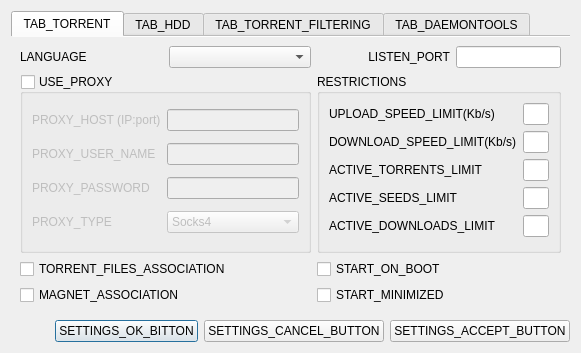
<?xml version="1.0" encoding="UTF-8"?>
<ui version="4.0">
 <class>SettingsDialog</class>
 <widget class="QDialog" name="SettingsDialog">
  <property name="geometry">
   <rect>
    <x>0</x>
    <y>0</y>
    <width>535</width>
    <height>341</height>
   </rect>
  </property>
  <property name="windowTitle">
   <string>SETTINGS_DIALOG</string>
  </property>
  <property name="windowIcon">
   <iconset resource="ltorrent.qrc">
    <normaloff>:/icons/app.ico</normaloff>:/icons/app.ico</iconset>
  </property>
  <layout class="QGridLayout" name="gridLayout_4">
   <item row="1" column="1">
    <widget class="QPushButton" name="OKButton">
     <property name="text">
      <string>SETTINGS_OK_BITTON</string>
     </property>
    </widget>
   </item>
   <item row="1" column="3">
    <widget class="QPushButton" name="applyButton">
     <property name="text">
      <string>SETTINGS_ACCEPT_BUTTON</string>
     </property>
    </widget>
   </item>
   <item row="1" column="2">
    <widget class="QPushButton" name="cancelButton">
     <property name="text">
      <string>SETTINGS_CANCEL_BUTTON</string>
     </property>
    </widget>
   </item>
   <item row="1" column="0">
    <spacer name="horizontalSpacer">
     <property name="orientation">
      <enum>Qt::Horizontal</enum>
     </property>
     <property name="sizeHint" stdset="0">
      <size>
       <width>168</width>
       <height>20</height>
      </size>
     </property>
    </spacer>
   </item>
   <item row="0" column="0" colspan="4">
    <widget class="QTabWidget" name="tabWidget">
     <property name="whatsThis">
      <string/>
     </property>
     <property name="autoFillBackground">
      <bool>true</bool>
     </property>
     <property name="tabShape">
      <enum>QTabWidget::Rounded</enum>
     </property>
     <property name="currentIndex">
      <number>0</number>
     </property>
     <property name="documentMode">
      <bool>true</bool>
     </property>
     <property name="tabsClosable">
      <bool>false</bool>
     </property>
     <property name="movable">
      <bool>true</bool>
     </property>
     <widget class="QWidget" name="tab_3">
      <attribute name="title">
       <string>TAB_TORRENT</string>
      </attribute>
      <layout class="QGridLayout" name="gridLayout_2">
       <item row="1" column="2" colspan="2">
        <widget class="QGroupBox" name="groupBox_2">
         <property name="title">
          <string>RESTRICTIONS</string>
         </property>
         <layout class="QGridLayout" name="gridLayout_3">
          <item row="0" column="0">
           <widget class="QLabel" name="label_6">
            <property name="whatsThis">
             <string>UPLOAD_SPEED_LIMIT_WIT</string>
            </property>
            <property name="text">
             <string>UPLOAD_SPEED_LIMIT(Kb/s)</string>
            </property>
           </widget>
          </item>
          <item row="0" column="1">
           <widget class="QLineEdit" name="uploadLimitEdit">
            <property name="whatsThis">
             <string>UPLOAD_SPEED_LIMIT</string>
            </property>
           </widget>
          </item>
          <item row="3" column="0">
           <widget class="QLabel" name="label_15">
            <property name="whatsThis">
             <string>ACTIVE_TORRENTS_LIMIT_WIT</string>
            </property>
            <property name="text">
             <string>ACTIVE_TORRENTS_LIMIT</string>
            </property>
           </widget>
          </item>
          <item row="3" column="1">
           <widget class="QLineEdit" name="activeLimitEdit">
            <property name="whatsThis">
             <string>ACTIVE_TORRENTS_LIMIT</string>
            </property>
           </widget>
          </item>
          <item row="2" column="0">
           <widget class="QLabel" name="label_7">
            <property name="whatsThis">
             <string>DOWNLOAD_SPEED_LIMIT_WIT</string>
            </property>
            <property name="text">
             <string>DOWNLOAD_SPEED_LIMIT(Kb/s)</string>
            </property>
           </widget>
          </item>
          <item row="2" column="1">
           <widget class="QLineEdit" name="downloadLimitEdit">
            <property name="whatsThis">
             <string>DOWNLOAD_SPEED_LIMIT</string>
            </property>
           </widget>
          </item>
          <item row="4" column="0">
           <widget class="QLabel" name="label_16">
            <property name="whatsThis">
             <string>ACTIVE_SEEDS_LIMIT_WIT</string>
            </property>
            <property name="text">
             <string>ACTIVE_SEEDS_LIMIT</string>
            </property>
           </widget>
          </item>
          <item row="4" column="1">
           <widget class="QLineEdit" name="activeSeedLimitEdit">
            <property name="whatsThis">
             <string>ACTIVE_SEEDS_LIMIT</string>
            </property>
           </widget>
          </item>
          <item row="5" column="0">
           <widget class="QLabel" name="label_17">
            <property name="whatsThis">
             <string>ACTIVE_DOWNLOADS_LIMIT_WIT</string>
            </property>
            <property name="text">
             <string>ACTIVE_DOWNLOADS_LIMIT</string>
            </property>
           </widget>
          </item>
          <item row="5" column="1">
           <widget class="QLineEdit" name="activeDownloadLimitEdit">
            <property name="whatsThis">
             <string>ACTIVE_DOWNLOADS_LIMIT</string>
            </property>
           </widget>
          </item>
         </layout>
        </widget>
       </item>
       <item row="1" column="0" colspan="2">
        <widget class="QGroupBox" name="proxyGroupBox">
         <property name="enabled">
          <bool>true</bool>
         </property>
         <property name="title">
          <string>USE_PROXY</string>
         </property>
         <property name="checkable">
          <bool>true</bool>
         </property>
         <property name="checked">
          <bool>false</bool>
         </property>
         <layout class="QGridLayout" name="gridLayout">
          <item row="3" column="0">
           <widget class="QLabel" name="label_5">
            <property name="whatsThis">
             <string>PROXY_TYPE_WIT</string>
            </property>
            <property name="text">
             <string>PROXY_TYPE</string>
            </property>
           </widget>
          </item>
          <item row="1" column="1">
           <widget class="QLineEdit" name="proxyUsernameEdit">
            <property name="whatsThis">
             <string>PROXY_USER_NAME_WIT</string>
            </property>
           </widget>
          </item>
          <item row="0" column="1">
           <widget class="QLineEdit" name="proxyHostEdit">
            <property name="whatsThis">
             <string>PROXY_HOST_WIT</string>
            </property>
           </widget>
          </item>
          <item row="1" column="0">
           <widget class="QLabel" name="label_3">
            <property name="whatsThis">
             <string>PROXY_USER_NAME_WIT</string>
            </property>
            <property name="text">
             <string>PROXY_USER_NAME</string>
            </property>
           </widget>
          </item>
          <item row="0" column="0">
           <widget class="QLabel" name="label_2">
            <property name="whatsThis">
             <string>PROXY_HOST_WIT</string>
            </property>
            <property name="text">
             <string>PROXY_HOST (IP:port)</string>
            </property>
           </widget>
          </item>
          <item row="2" column="1">
           <widget class="QLineEdit" name="proxyPwdEdit">
            <property name="whatsThis">
             <string>PROXY_PASSWORD</string>
            </property>
           </widget>
          </item>
          <item row="3" column="1">
           <widget class="QComboBox" name="proxyTypeComboBox">
            <property name="whatsThis">
             <string>PROXY_TYPE</string>
            </property>
            <item>
             <property name="text">
              <string>Socks4</string>
             </property>
            </item>
            <item>
             <property name="text">
              <string>Socks5</string>
             </property>
            </item>
            <item>
             <property name="text">
              <string>Socks5 с паролем</string>
             </property>
            </item>
            <item>
             <property name="text">
              <string>http</string>
             </property>
            </item>
            <item>
             <property name="text">
              <string>http с паролем</string>
             </property>
            </item>
            <item>
             <property name="text">
              <string>i2p</string>
             </property>
            </item>
           </widget>
          </item>
          <item row="2" column="0">
           <widget class="QLabel" name="label_4">
            <property name="whatsThis">
             <string>PROXY_PASSWORD_WIT</string>
            </property>
            <property name="text">
             <string>PROXY_PASSWORD</string>
            </property>
           </widget>
          </item>
         </layout>
        </widget>
       </item>
       <item row="0" column="2">
        <widget class="QLabel" name="label">
         <property name="layoutDirection">
          <enum>Qt::LeftToRight</enum>
         </property>
         <property name="autoFillBackground">
          <bool>false</bool>
         </property>
         <property name="text">
          <string>LISTEN_PORT</string>
         </property>
         <property name="alignment">
          <set>Qt::AlignRight|Qt::AlignTrailing|Qt::AlignVCenter</set>
         </property>
        </widget>
       </item>
       <item row="0" column="3">
        <widget class="QLineEdit" name="portEdit"/>
       </item>
       <item row="0" column="1">
        <widget class="QComboBox" name="localeComboBox"/>
       </item>
       <item row="2" column="2">
        <widget class="QCheckBox" name="runOnbootCheckBox">
         <property name="whatsThis">
          <string>START_ON_BOOT_WIT</string>
         </property>
         <property name="text">
          <string>START_ON_BOOT</string>
         </property>
        </widget>
       </item>
       <item row="3" column="0" colspan="2">
        <widget class="QCheckBox" name="magnetAssociationCheckBox">
         <property name="whatsThis">
          <string>MAGNET_ASSOCIATION_WIT</string>
         </property>
         <property name="text">
          <string>MAGNET_ASSOCIATION</string>
         </property>
        </widget>
       </item>
       <item row="3" column="2">
        <widget class="QCheckBox" name="startMinimizedCheckBox">
         <property name="whatsThis">
          <string>START_MINIMIZED_WIT</string>
         </property>
         <property name="text">
          <string>START_MINIMIZED</string>
         </property>
        </widget>
       </item>
       <item row="2" column="0" colspan="2">
        <widget class="QCheckBox" name="asociationCheckBox">
         <property name="whatsThis">
          <string>TORRENT_FILES_ASSOCIATION_WIT</string>
         </property>
         <property name="text">
          <string>TORRENT_FILES_ASSOCIATION</string>
         </property>
        </widget>
       </item>
       <item row="0" column="0">
        <widget class="QLabel" name="label_8">
         <property name="text">
          <string>LANGUAGE</string>
         </property>
        </widget>
       </item>
      </layout>
     </widget>
     <widget class="QWidget" name="tab_2">
      <attribute name="title">
       <string>TAB_HDD</string>
      </attribute>
      <layout class="QGridLayout" name="gridLayout_17">
       <item row="0" column="0">
        <widget class="QCheckBox" name="lockFilesCheckBox">
         <property name="whatsThis">
          <string>LOCK_FILES_WIT</string>
         </property>
         <property name="text">
          <string>LOCK_FILES</string>
         </property>
        </widget>
       </item>
       <item row="1" column="0">
        <widget class="QLabel" name="label_19">
         <property name="whatsThis">
          <string>DISK_IO_CASH_MODE_WIT</string>
         </property>
         <property name="text">
          <string>DISK_IO_CASH_MODE</string>
         </property>
        </widget>
       </item>
       <item row="2" column="0">
        <widget class="QLabel" name="label_20">
         <property name="whatsThis">
          <string>CASH_SIZE_WIT</string>
         </property>
         <property name="text">
          <string>CASH_SIZE</string>
         </property>
        </widget>
       </item>
       <item row="2" column="1">
        <widget class="QLineEdit" name="casheSizeLineEdit"/>
       </item>
       <item row="1" column="1">
        <widget class="QComboBox" name="diskIOCasheModeComboBox">
         <item>
          <property name="text">
           <string>ENABLE_OS_CACHE</string>
          </property>
         </item>
         <item>
          <property name="text">
           <string>DISABLE_OS_CACHE_FOR_ALIGNED_FILES</string>
          </property>
         </item>
         <item>
          <property name="text">
           <string>DISABLE_OS_CACHE</string>
          </property>
         </item>
        </widget>
       </item>
       <item row="3" column="1">
        <widget class="QCheckBox" name="alowReorderedOpsCheckBox">
         <property name="whatsThis">
          <string>ALOW_REORDERED_OPERATIONS_WIT</string>
         </property>
         <property name="text">
          <string>ALOW_REORDERED_OPERATIONS</string>
         </property>
        </widget>
       </item>
       <item row="4" column="0">
        <widget class="QCheckBox" name="lowPrioDiskCheckBox">
         <property name="whatsThis">
          <string>LOW_PORIO_DISK_WIT</string>
         </property>
         <property name="text">
          <string>LOW_PORIO_DISK</string>
         </property>
        </widget>
       </item>
       <item row="4" column="1">
        <widget class="QCheckBox" name="useReadCasheCheckBox">
         <property name="whatsThis">
          <string>USE_READ_CASHE_WIT</string>
         </property>
         <property name="text">
          <string>USE_READ_CASHE</string>
         </property>
        </widget>
       </item>
       <item row="3" column="0">
        <widget class="QCheckBox" name="useDiskReadAheadCheckBox">
         <property name="whatsThis">
          <string>USE_DISK_READ_AHEAD_WIT</string>
         </property>
         <property name="text">
          <string>USE_DISK_READ_AHEAD</string>
         </property>
        </widget>
       </item>
      </layout>
     </widget>
     <widget class="QWidget" name="tab">
      <attribute name="title">
       <string>TAB_TORRENT_FILTERING</string>
      </attribute>
      <layout class="QGridLayout" name="gridLayout_13">
       <item row="0" column="0" rowspan="3">
        <widget class="QGroupBox" name="groupBox_3">
         <property name="maximumSize">
          <size>
           <width>150</width>
           <height>16777215</height>
          </size>
         </property>
         <property name="title">
          <string>FILTERING_GROUP</string>
         </property>
         <layout class="QGridLayout" name="gridLayout_5">
          <item row="0" column="1">
           <widget class="QListWidget" name="GroupsListWidget">
            <property name="whatsThis">
             <string>GROUP_LISTBOX_WIT</string>
            </property>
           </widget>
          </item>
          <item row="1" column="1">
           <widget class="QPushButton" name="removeGroupButton">
            <property name="whatsThis">
             <string>FILTERING_GROUP_DELETE_WIT</string>
            </property>
            <property name="text">
             <string>FILTERING_GROUP_DELETE</string>
            </property>
           </widget>
          </item>
         </layout>
        </widget>
       </item>
       <item row="0" column="1">
        <widget class="QGroupBox" name="groupBox_9">
         <property name="title">
          <string>ADD_CHANGE_GROUP</string>
         </property>
         <layout class="QGridLayout" name="gridLayout_8">
          <item row="0" column="0">
           <widget class="QLineEdit" name="newGroupNameEdit">
            <property name="whatsThis">
             <string>newGroupNameEdit_WIT</string>
            </property>
           </widget>
          </item>
          <item row="0" column="1">
           <widget class="QPushButton" name="addNewGroupButton">
            <property name="whatsThis">
             <string>ADD_GROUP_BUTON_WIT</string>
            </property>
            <property name="text">
             <string>ADD_GROUP_BUTON</string>
            </property>
           </widget>
          </item>
         </layout>
        </widget>
       </item>
       <item row="1" column="1">
        <widget class="QGroupBox" name="groupBox_4">
         <property name="title">
          <string>FILE_EXTENSIONS(FORMAT: jpg|png|bmp)</string>
         </property>
         <layout class="QGridLayout" name="gridLayout_6">
          <item row="0" column="0">
           <spacer name="verticalSpacer_5">
            <property name="orientation">
             <enum>Qt::Vertical</enum>
            </property>
            <property name="sizeHint" stdset="0">
             <size>
              <width>20</width>
              <height>40</height>
             </size>
            </property>
           </spacer>
          </item>
          <item row="1" column="0">
           <widget class="QTextEdit" name="extensionsEdit">
            <property name="whatsThis">
             <string>extensionsEdit_WIT</string>
            </property>
           </widget>
          </item>
         </layout>
        </widget>
       </item>
       <item row="2" column="1">
        <widget class="QGroupBox" name="groupBox_5">
         <property name="title">
          <string>GROUP_SAVE_PATH</string>
         </property>
         <layout class="QGridLayout" name="gridLayout_7">
          <item row="1" column="0">
           <widget class="QLineEdit" name="groupSavePathEdit">
            <property name="whatsThis">
             <string>groupSavePathEdit_WIT</string>
            </property>
           </widget>
          </item>
          <item row="1" column="1">
           <widget class="QPushButton" name="BrowseGroupSavePathButton">
            <property name="whatsThis">
             <string>GROUP_SAVE_PATH_CHOISE_BUTTON_WIT</string>
            </property>
            <property name="text">
             <string>GROUP_SAVE_PATH_CHOISE_BUTTON</string>
            </property>
           </widget>
          </item>
          <item row="0" column="0">
           <spacer name="verticalSpacer_6">
            <property name="orientation">
             <enum>Qt::Vertical</enum>
            </property>
            <property name="sizeHint" stdset="0">
             <size>
              <width>20</width>
              <height>40</height>
             </size>
            </property>
           </spacer>
          </item>
         </layout>
        </widget>
       </item>
      </layout>
     </widget>
     <widget class="QWidget" name="tab_4">
      <attribute name="title">
       <string>TAB_DAEMONTOOLS</string>
      </attribute>
      <layout class="QGridLayout" name="gridLayout_12">
       <item row="2" column="0">
        <spacer name="verticalSpacer_4">
         <property name="orientation">
          <enum>Qt::Vertical</enum>
         </property>
         <property name="sizeHint" stdset="0">
          <size>
           <width>20</width>
           <height>40</height>
          </size>
         </property>
        </spacer>
       </item>
       <item row="0" column="1">
        <widget class="QGroupBox" name="groupBox_8">
         <property name="title">
          <string>DRIVE_NUMBER</string>
         </property>
         <layout class="QGridLayout" name="gridLayout_11">
          <item row="0" column="0">
           <widget class="QComboBox" name="driveNumberComboBox">
            <property name="whatsThis">
             <string>driveNumberComboBox_WIT</string>
            </property>
            <item>
             <property name="text">
              <string>1</string>
             </property>
            </item>
            <item>
             <property name="text">
              <string>2</string>
             </property>
            </item>
            <item>
             <property name="text">
              <string>3</string>
             </property>
            </item>
            <item>
             <property name="text">
              <string>4</string>
             </property>
            </item>
            <item>
             <property name="text">
              <string>5</string>
             </property>
            </item>
            <item>
             <property name="text">
              <string>6</string>
             </property>
            </item>
            <item>
             <property name="text">
              <string>7</string>
             </property>
            </item>
            <item>
             <property name="text">
              <string>8</string>
             </property>
            </item>
            <item>
             <property name="text">
              <string>9</string>
             </property>
            </item>
            <item>
             <property name="text">
              <string>10</string>
             </property>
            </item>
           </widget>
          </item>
         </layout>
        </widget>
       </item>
       <item row="1" column="0" colspan="2">
        <widget class="QGroupBox" name="customMoutGroupBox">
         <property name="enabled">
          <bool>true</bool>
         </property>
         <property name="title">
          <string>DAEMONTOOLS_CUSTOM_COMMAND</string>
         </property>
         <property name="checkable">
          <bool>true</bool>
         </property>
         <property name="checked">
          <bool>false</bool>
         </property>
         <layout class="QGridLayout" name="gridLayout_10">
          <item row="0" column="0">
           <widget class="QLineEdit" name="customCommandEdit">
            <property name="whatsThis">
             <string>DAEMONTOOLS_COMMAND_WIT</string>
            </property>
           </widget>
          </item>
         </layout>
        </widget>
       </item>
       <item row="0" column="0">
        <widget class="QGroupBox" name="groupBox_6">
         <property name="title">
          <string>DAEMONTOOLS_PATH</string>
         </property>
         <layout class="QGridLayout" name="gridLayout_9">
          <item row="0" column="0">
           <widget class="QLineEdit" name="DTPathEdit">
            <property name="whatsThis">
             <string>DTPathEdit_WIT</string>
            </property>
           </widget>
          </item>
          <item row="0" column="1">
           <widget class="QPushButton" name="browseDTPathButton">
            <property name="accessibleName">
             <string>DAEMONTOOLS_PATH_CHOISE_BUUTON_WIT</string>
            </property>
            <property name="text">
             <string>DAEMONTOOLS_PATH_CHOISE_BUUTON</string>
            </property>
           </widget>
          </item>
         </layout>
        </widget>
       </item>
      </layout>
     </widget>
    </widget>
   </item>
  </layout>
 </widget>
 <resources>
  <include location="ltorrent.qrc"/>
 </resources>
 <connections>
  <connection>
   <sender>applyButton</sender>
   <signal>clicked()</signal>
   <receiver>SettingsDialog</receiver>
   <slot>ApplySettings()</slot>
   <hints>
    <hint type="sourcelabel">
     <x>466</x>
     <y>299</y>
    </hint>
    <hint type="destinationlabel">
     <x>256</x>
     <y>159</y>
    </hint>
   </hints>
  </connection>
  <connection>
   <sender>OKButton</sender>
   <signal>clicked()</signal>
   <receiver>SettingsDialog</receiver>
   <slot>ApplyAndClose()</slot>
   <hints>
    <hint type="sourcelabel">
     <x>304</x>
     <y>299</y>
    </hint>
    <hint type="destinationlabel">
     <x>256</x>
     <y>159</y>
    </hint>
   </hints>
  </connection>
  <connection>
   <sender>cancelButton</sender>
   <signal>clicked()</signal>
   <receiver>SettingsDialog</receiver>
   <slot>reject()</slot>
   <hints>
    <hint type="sourcelabel">
     <x>385</x>
     <y>299</y>
    </hint>
    <hint type="destinationlabel">
     <x>256</x>
     <y>159</y>
    </hint>
   </hints>
  </connection>
  <connection>
   <sender>addNewGroupButton</sender>
   <signal>clicked()</signal>
   <receiver>SettingsDialog</receiver>
   <slot>addGroup()</slot>
   <hints>
    <hint type="sourcelabel">
     <x>443</x>
     <y>74</y>
    </hint>
    <hint type="destinationlabel">
     <x>256</x>
     <y>159</y>
    </hint>
   </hints>
  </connection>
  <connection>
   <sender>removeGroupButton</sender>
   <signal>clicked()</signal>
   <receiver>SettingsDialog</receiver>
   <slot>removeGroup()</slot>
   <hints>
    <hint type="sourcelabel">
     <x>94</x>
     <y>247</y>
    </hint>
    <hint type="destinationlabel">
     <x>256</x>
     <y>159</y>
    </hint>
   </hints>
  </connection>
  <connection>
   <sender>BrowseGroupSavePathButton</sender>
   <signal>clicked()</signal>
   <receiver>SettingsDialog</receiver>
   <slot>browseSavepathGroup()</slot>
   <hints>
    <hint type="sourcelabel">
     <x>443</x>
     <y>247</y>
    </hint>
    <hint type="destinationlabel">
     <x>256</x>
     <y>159</y>
    </hint>
   </hints>
  </connection>
  <connection>
   <sender>browseDTPathButton</sender>
   <signal>clicked()</signal>
   <receiver>SettingsDialog</receiver>
   <slot>browseDTPath()</slot>
   <hints>
    <hint type="sourcelabel">
     <x>359</x>
     <y>96</y>
    </hint>
    <hint type="destinationlabel">
     <x>256</x>
     <y>159</y>
    </hint>
   </hints>
  </connection>
  <connection>
   <sender>GroupsListWidget</sender>
   <signal>currentRowChanged(int)</signal>
   <receiver>SettingsDialog</receiver>
   <slot>showSelectedGroup(int)</slot>
   <hints>
    <hint type="sourcelabel">
     <x>94</x>
     <y>146</y>
    </hint>
    <hint type="destinationlabel">
     <x>256</x>
     <y>159</y>
    </hint>
   </hints>
  </connection>
 </connections>
 <slots>
  <slot>ApplySettings()</slot>
  <slot>proxySwitcher()</slot>
  <slot>addGroup()</slot>
  <slot>browseSavepathGroup()</slot>
  <slot>browseDTPath()</slot>
  <slot>customCommandSwitcher()</slot>
  <slot>addTracker()</slot>
  <slot>trackerAuthSwitcher()</slot>
  <slot>removeGroup()</slot>
  <slot>showCurrenttrackerSettings()</slot>
  <slot>showHint()</slot>
  <slot>showSelectedGroup(int)</slot>
  <slot>ApplyHandler()</slot>
  <slot>ApplyAndClose()</slot>
 </slots>
</ui>
